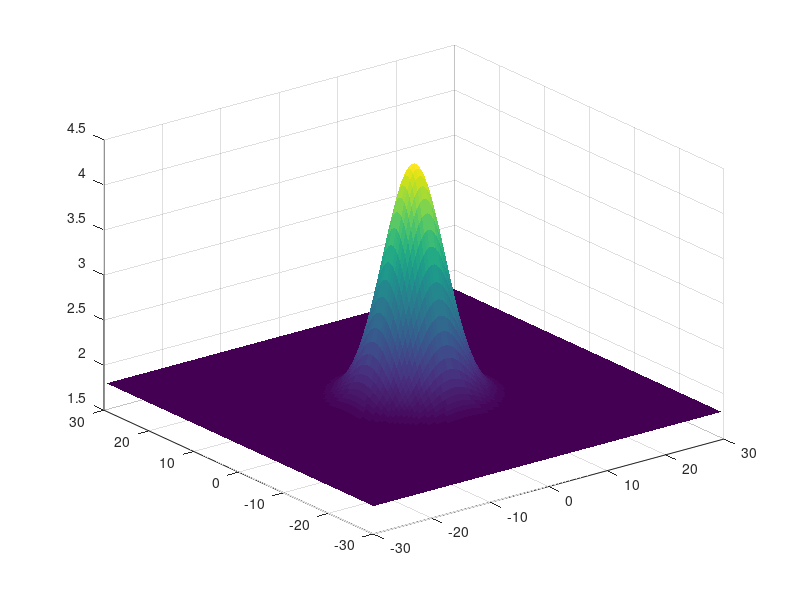

MATLAB code for this plot:
L=120;  lx=0.5; 
sigma=6;
nulims=[1.8,4.4];

xi=(-(L/2-1/2):(L/2-1/2)).*lx; % lx= 0.5 cm

[X,Y]=meshgrid(xi,xi);
ri=sqrt(X.*X+Y.*Y);

fr=exp(-ri.^2./sigma^2);
nus=(nulims(2)-nulims(1)).*fr+nulims(1);

figure(1)
surfc(X,Y,nus)
shading flat
